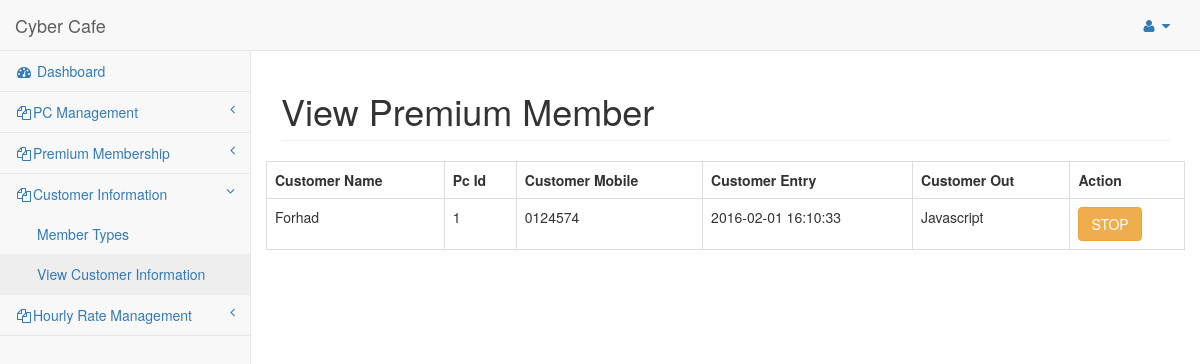
The page /old/view_cust_info.php on the database its author committed.
### tables this page shows
CREATE TABLE `customer_info` (
  `cust_id` int(100) NOT NULL,
  `cust_name` varchar(100) NOT NULL,
  `pc_id` int(100) NOT NULL,
  `cust_mobile` varchar(15) NOT NULL,
  `cust_entry` datetime NOT NULL,
  `cust_out` datetime NOT NULL
);

### old/view_cust_info.php (the view, shortened to what this page needs)
<?php
	include('inc/header.php');
	include('inc/nav.php');
?>
        <div id="page-wrapper">
            <div class="row">
                <div class="col-lg-12">
                    <h1 class="page-header">View Premium Member</h1>
                </div>
            </div>
            <div class="row">
				<table class="table table-bordered">
					<tr>
						<th>Customer Name</th>
						<th>Pc Id</th>
						<th>Customer Mobile</th>
						<th>Customer Entry</th>
						<th>Customer Out</th>
						<th>Action</th>
					</tr>
					<?php
						$query="SELECT * from customer_info";
						$select=mysql_query($query);
						while($data=mysql_fetch_assoc($select))
						{
							echo "<tr>";
								echo "<td>".$data['cust_name']."</td>";
								echo "<td>".$data['pc_id']."</td>";
								echo "<td>".$data['cust_mobile']."</td>";
								echo "<td>".$data['cust_entry']."</td>";
								echo "<td>Javascript</td>";
								echo "<td><a href='#' class='btn btn-warning'>STOP</a></td>";
							echo "</tr>";
						}
					?>
				</table>
            </div>
        </div>
    </div>
<?php
	include('inc/footer.php');
?>

### old/css/cyber.css (style rules this page uses)
body { background-color: #f8f8f8; }
#page-wrapper { padding: 0 15px; min-height: 568px; background-color: #fff; }
@media (min-width:768px) { #page-wrapper { position: inherit; margin: 0 0 0 250px; padding: 0 30px; border-left: 1px solid #e7e7e7; } }

### rows shown on the page
customer_info: cust_name "Forhad", pc "1", cust_mobile "0124574", cust_entry "2016-02-01 16:10:33"
